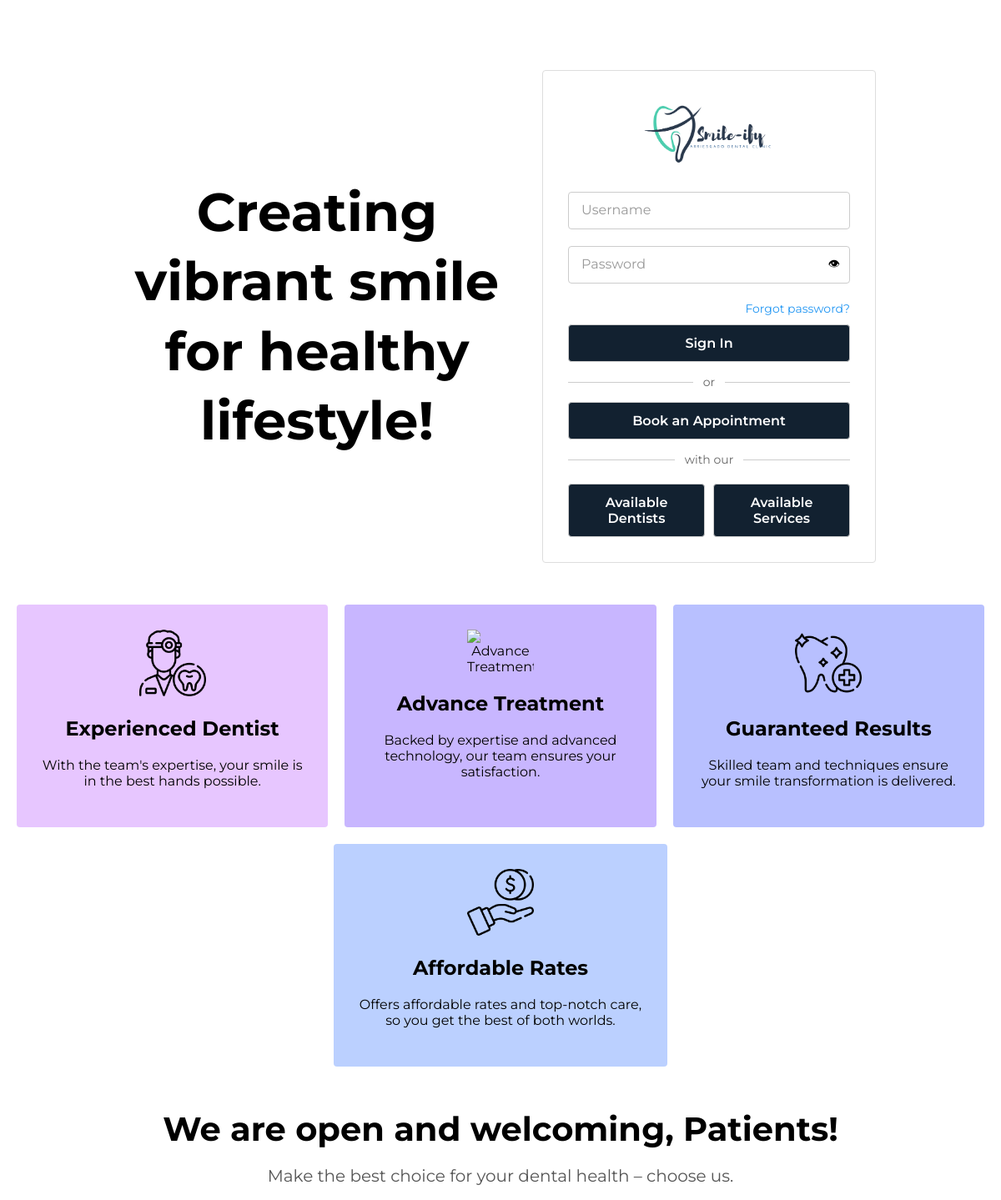
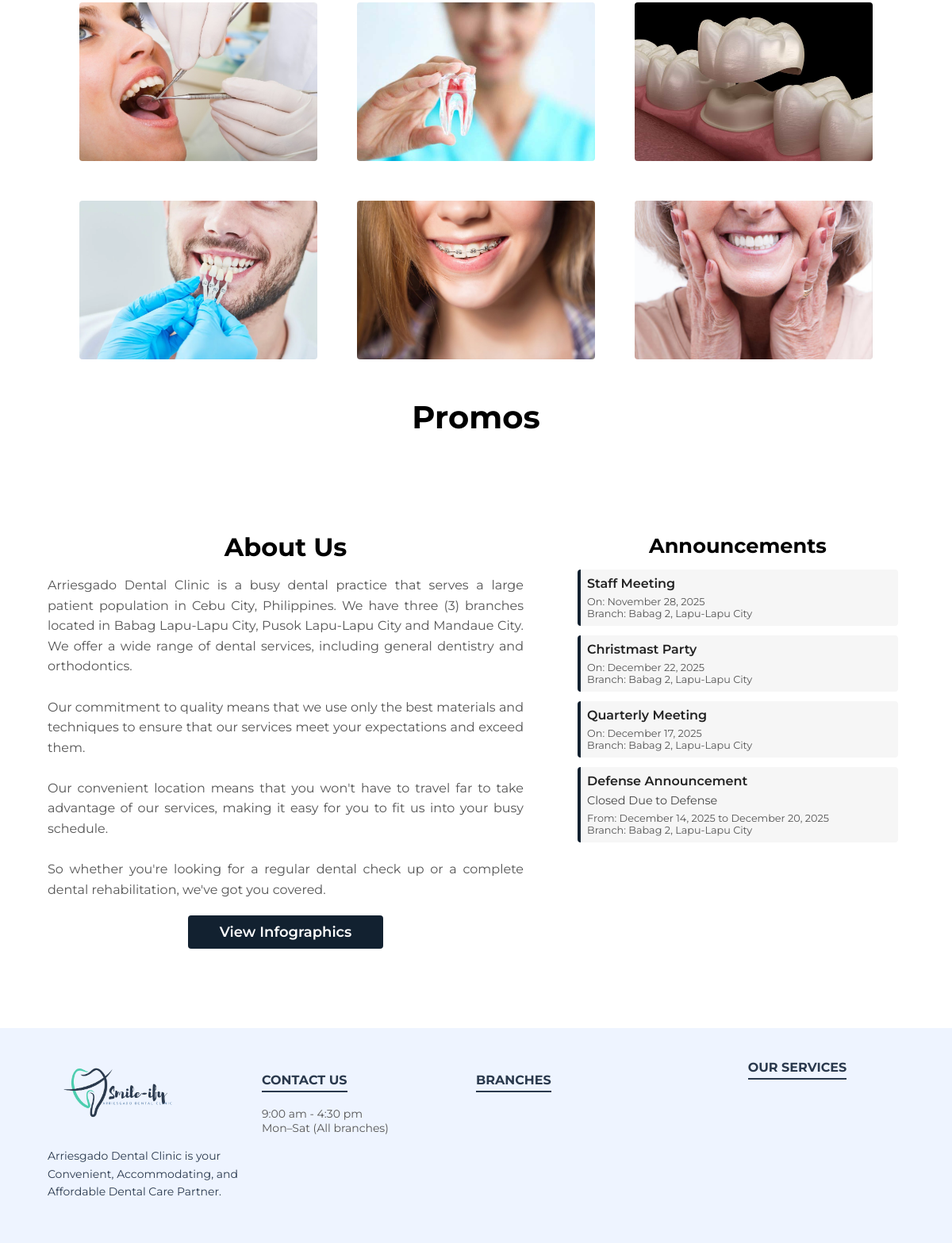
The page / on the database its author committed (2 pictures, top to bottom).
### tables this page shows
CREATE TABLE `branch_announcements` (
  `id` int(11) NOT NULL,
  `announcement_id` int(11) NOT NULL,
  `branch_id` int(11) NOT NULL,
  `status` enum('Active','Inactive') DEFAULT 'Active',
  `start_date` date DEFAULT NULL,
  `end_date` date DEFAULT NULL,
  `date_created` datetime DEFAULT current_timestamp(),
  `date_updated` datetime DEFAULT current_timestamp() ON UPDATE current_timestamp()
);

CREATE TABLE `announcements` (
  `announcement_id` int(11) NOT NULL,
  `title` varchar(255) NOT NULL,
  `description` text NOT NULL,
  `type` enum('General','Closed') NOT NULL
);

CREATE TABLE `branch` (
  `branch_id` int(11) NOT NULL,
  `name` varchar(50) NOT NULL,
  `nickname` varchar(255) NOT NULL,
  `address` varchar(255) DEFAULT NULL,
  `phone_number` varchar(50) DEFAULT NULL,
  `status` enum('Active','Inactive') DEFAULT 'Active',
  `date_created` datetime NOT NULL DEFAULT current_timestamp(),
  `date_updated` datetime NOT NULL DEFAULT current_timestamp() ON UPDATE current_timestamp(),
  `map_url` text NOT NULL
);

### index.php (the view, shortened to what this page needs)
<?php
require_once BASE_PATH . '/includes/header.php';
require_once BASE_PATH . '/includes/db.php';
$query = $conn->query("
    SELECT
        a.title,
        a.description,
        a.type,
        ba.start_date,
        ba.end_date,
        ba.status,
        ba.branch_id,
        b.name
    FROM announcements a
    INNER JOIN branch_announcements ba
        ON a.announcement_id = ba.announcement_id
    INNER JOIN branch b
        ON ba.branch_id = b.branch_id
    WHERE ba.status = 'Active'
    ORDER BY ba.date_created ASC
    LIMIT 5
");
$announcements = $query->fetch_all(MYSQLI_ASSOC);
?>
<head>
</head>
<body>
    <div class="main-container">
        <div class="motto-container">
            <p class="motto">Creating vibrant smile for healthy lifestyle!</p>
        </div>
        <div class="login-container">
            <img src="<?= BASE_URL ?>/images/logo/logo_default.png" alt="Logo" class="logo" />
            <form action="<?= BASE_URL ?>/processes/OTP Processes/login/request_otp_login.php" method="POST" autocomplete="off">
                <div class="form-group">
                    <input type="text" id="userName" name="userName" class="form-control" placeholder=" " required autocomplete="off"/>
                    <label for="userName" class="form-label">Username</label>
                </div>
                <div class="form-group">
                    <input type="password" id="passWord" name="passWord" class="form-control" placeholder=" " required/>
                    <label for="passWord" class="form-label">Password</label>
                    <span onclick="togglePassword('passWord')" style="position: absolute; top: 50%; right: 12px; transform: translateY(-50%); cursor: pointer; font-size: 14px;">👁</span>
                </div>
                <div style="text-align: right; margin-bottom: 10px;">
                    <button type="button" class="forgot-password-link" onclick="openForgotPasswordModal()">
                        Forgot password?
                    </button>
                </div>
                <button type="submit" class="form-button">Sign In</button>
                <div class="divider"><span>or</span></div>
                <button type="button" class="form-button"  onclick="openBookingModal()">Book an Appointment</button>
                <div class="divider"><span>with our</span></div>
                <div class="button-group">
                    <button type="button" class="form-button"  onclick="openDentistsModal()">Available Dentists</button>
                    <button type="button" class="form-button"  onclick="openServicesModal()">Available Services</button>
                </div>
            </form>
        </div>
    </div>
    <div class="tagline-container">
        <div class="column1" style="background-color: #e7c6ff">
            <img src="<?= BASE_URL ?>/images/icons/experienced_dentist.png" alt="Experienced Dentist">
            <h2>Experienced Dentist</h2>
            <p>With the team's expertise, your smile is in the best hands possible.</p>
        </div>
        <div class="column2" style="background-color: #c8b6ff">
            <img src="<?= BASE_URL ?>/images/icons/advance_treament.png" alt="Advance Treatment">
            <h2>Advance Treatment</h2>
            <p>Backed by expertise and advanced technology, our team ensures your satisfaction.</p>
        </div>
        <div class="column3" style="background-color: #b8c0ff">
            <img src="<?= BASE_URL ?>/images/icons/guaranteed_results.png" alt="Guaranteed Results">
            <h2>Guaranteed Results</h2>
            <p>Skilled team and techniques ensure your smile transformation is delivered.</p>
        </div>
        <div class="column4" style="background-color: #bbd0ff">
            <img src="<?= BASE_URL ?>/images/icons/affordable_rates.png" alt="Affordable Rates">
            <h2>Affordable Rates</h2>
            <p>Offers affordable rates and top-notch care, so you get the best of both worlds.</p>
        </div>
    </div>
    <div class="welcome-container">
        <div class="welcome-text">We are open and welcoming, Patients!</div>
    </div>
    <p class="description">
        Make the best choice for your dental health – choose us.
    </p>
    <div class="service-container">
        <div class="grid">
            <div class="image-column">
                <img src="<?= BASE_URL ?>/images/services/checkup.jpg" alt="Check Up and Cleaning">
            </div>
            <div class="image-column">
                <img src="<?= BASE_URL ?>/images/services/root_canal.jpg" alt="Root Canal">
            </div>
            <div class="image-column">
                <img src="<?= BASE_URL ?>/images/services/crown.jpg" alt="Crown">
            </div>
            <div class="image-column">
                <img src="<?= BASE_URL ?>/images/services/veneers.jpg" alt="Veneers">
            </div>
            <div class="image-column">
                <img src="<?= BASE_URL ?>/images/services/index_brace.jpg" alt="Braces">
            </div>
            <div class="image-column">
                <img src="<?= BASE_URL ?>/images/services/denture.jpg" alt="Dentures and Porcelain">
            </div>
        </div>
    </div>
    <div class="promo-container">
        <div class="welcome-text">Promos</div>
    </div>
    <div class="aboutus-wrapper">
        <div class="aboutus-info">
            <p class="aboutus-heading">About Us</p>
                <p class="aboutus-paragraph">
                    Arriesgado Dental Clinic is a busy dental practice that serves a large patient population in Cebu City, Philippines. We have three (3) branches located in Babag Lapu-Lapu City, Pusok Lapu-Lapu City and Mandaue City. We offer a wide range of dental services, including general dentistry and orthodontics. <br><br>
                    Our commitment to quality means that we use only the best materials and techniques to ensure that our services meet your expectations and exceed them. <br><br>
                    Our convenient location means that you won't have to travel far to take advantage of our services, making it easy for you to fit us into your busy schedule. <br><br>
                    So whether you're looking for a regular dental check up or a complete dental rehabilitation, we've got you covered.
                </p>
            <div class="educational-container">
                <button onclick="openEducationalModal()" class="educational-button" id="openEducationalModal">View Infographics</button>
            </div>
        </div>
        <div class="announcement-panel">
            <h3 class="announce-title">Announcements</h3>
            <?php if (empty($announcements)): ?>
                <p>No announcements.</p>
            <?php else: ?>
                <?php foreach ($announcements as $item): ?>
                    <?php
                        $start = $item['start_date'] ? date("F j, Y", strtotime($item['start_date'])) : null;
                        $end   = $item['end_date'] ? date("F j, Y", strtotime($item['end_date'])) : null;
                        if ($start && $end) {
                            if ($item['start_date'] === $item['end_date']) {
                                $dateDisplay = "On: $start";
                            } else {
                                $dateDisplay = "From: $start to $end";
                            }
                        } else {
                            $dateDisplay = "";
                        }
                    ?>
                    <div class="announcement-card">
                        <h4><?= htmlspecialchars($item['title']) ?></h4>
                        <p><?= htmlspecialchars($item['description']) ?></p>
                        <small>
                            <?= $dateDisplay ?><br>
                            Branch: <?= htmlspecialchars($item['name']) ?>
                        </small>
                    </div>
                <?php endforeach; ?>
            <?php endif; ?>
        </div>
    </div>
    <?php require_once BASE_PATH . '/includes/footer.php'; ?>
</body>

### css/style.css (style rules this page uses)
body, html { margin: 0; padding: 0; }
*, *::before, *::after { box-sizing: border-box; font-family: "Montserrat", sans-serif; }
.main-container { display: flex; justify-content: space-between; align-items: center; padding: 0px 150px; gap: 40px; flex-wrap: wrap; margin-top: 7%; }
.motto-container { flex: 1; text-align: center; }
.motto { font-size: 4rem; font-weight: bold; color: #000000; line-height: 1.3; }
.login-container { flex: 1; max-width: 400px; padding: 30px; border: 1px solid #ddd; border-radius: 4px; background: white; }
.logo { display: block; width: 200px; height: auto; margin: 0 auto 20px; }
form { width: 100%; }
.form-group { position: relative; margin-bottom: 20px; }
.form-control { width: 100%; border: 1px solid #ccc; border-radius: 4px; padding: 12px; font-size: 16px; outline: none; resize: none; }
.form-label { position: absolute; top: 12px; left: 12px; background: #fff; color: #999; font-size: 16px; padding: 0 4px; pointer-events: none; transition: 0.2s ease all; }
.form-control:focus + .form-label, .form-control:not(:placeholder-shown) + .form-label { top: -10px; left: 10px; color: #2196f3; font-size: 12px; }
.form-button { width: 100%; padding: 12px; font-size: 16px; font-weight: 600; border: 1px solid #ccc; border-radius: 4px; background-color: #122130; color: white; cursor: pointer; transition: background-color 0.3s ease; }
.divider { display: flex; align-items: center; text-align: center; margin: 15px 0; }
.divider::before, .divider::after { content: ""; flex: 1; border-bottom: 1px solid #ccc; }
.divider:not(:empty)::before { margin-right: .75em; }
.divider:not(:empty)::after { margin-left: .75em; }
.divider span { color: #666; font-size: 14px; }
.forgot-password-link { background: none; border: none; padding: 0; margin: 0; color: #2196f3; font-size: 14px; text-decoration: none; cursor: pointer; font-family: inherit; }
.button-group { display: flex; justify-content: flex-end; gap: 10px; margin-top: 20px; }
.tagline-container { display: flex; justify-content: center; flex-wrap: wrap; margin: 50px 20px 0 20px; gap: 20px; }
.column1, .column2, .column3, .column4 { flex: 1 1 300px; max-width: 400px; padding: 30px; border-radius: 4px; text-align: center; }
.column1 img, .column2 img, .column3 img, .column4 img { max-width: 80px; height: auto; margin: 0 auto; }
.welcome-container { display: flex; justify-content: center; margin-top: 50px; }
.welcome-text { font-size: 40px; font-weight: bold; text-align: center; }
.description { margin-top: 20px; font-size: 20px; color: #555; text-align: center; padding-left: 20%; padding-right: 20%; }
.service-container { display: flex; justify-content: center; }
.grid { display: grid; grid-template-columns: repeat(3, 1fr); grid-gap: 50px; }
.image-column { display: flex; flex-direction: column; align-items: center; position: relative; width: 300px; height: 200px; overflow: hidden; }
.image-column img { width: 100%; height: 100%; object-fit: cover; border-radius: 4px; }
.promo-container { margin: 3rem auto; max-width: 1100px; }
.aboutus-wrapper { display: flex; flex-direction: row; gap: 60px; padding: 40px; max-width: 1200px; margin: 0 auto; align-items: flex-start; justify-content: center; flex-wrap: wrap; }
.aboutus-info { flex: 1; min-width: 300px; max-width: 600px; }
.aboutus-heading { font-size: 2rem; font-weight: bold; color: #000; margin-bottom: 15px; text-align: center; }
.aboutus-paragraph { font-size: 16px; line-height: 1.6; color: #555; text-align: justify; }
.announcement-panel { flex: 1; min-width: 320px; max-width: 420px; background: #fff; padding: 0.5rem; border-radius: 4px; }
.announce-title { font-size: 1.6rem; font-weight: 700; margin-bottom: 15px; text-align: center; }
.announcement-card { background: #f6f6f6; padding: 0.5rem; border-radius: 4px; margin-bottom: 12px; border-left: 4px solid #122130; }
.announcement-card h4 { margin: 0 0 6px 0; font-size: 1rem; font-weight: 600; color: #222; }
.announcement-card p { margin: 0 0 6px 0; font-size: 0.9rem; color: #444; }
.announcement-card small { display: block; margin-top: 4px; font-size: 0.8rem; color: #555; }
.educational-container { display: flex; justify-content: center; margin-top: 20px; }
.educational-button { display: inline-block; padding: 10px 40px; text-decoration: none; background-color: #122130; color: #fff; font-weight: 600; font-size: 18px; border-radius: 4px; border: none; transition: background-color 0.3s ease; }

### rows shown on the page
branch_announcements: announcement.title "Staff Meeting", start_date "On: November 28, 2025", branch.name "Babag 2, Lapu-Lapu City"
branch_announcements: announcement.title "Christmast Party", start_date "On: December 22, 2025", branch.name "Babag 2, Lapu-Lapu City"
branch_announcements: announcement.title "Quarterly Meeting", start_date "On: December 17, 2025", branch.name "Babag 2, Lapu-Lapu City"
branch_announcements: announcement.title "Defense Announcement", announcement.description "Closed Due to Defense", dateDisplay "From: December 14, 2025 to December 20, 2025", branch.name "Babag 2, Lapu-Lapu City"
